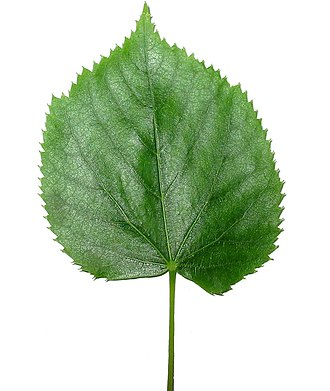
#> input picture Modulel_AI_24_25/Modulel_AI_24_25-main/Tim_hieu_Hu_moment_feature/Hu_moment_la_cay/raw/la.jpg, 330 x 391 px; its folder holds only this picture in this run
$ python RBG-2-Binary.py
#> lines starting #> are read from the running program, lines starting #| are printed output that depends on the picture; after the words box and inside, x2 and y2 are one past the last pixel; in counts of white or black regions, pixels touching at a corner belong together
'''
bit 0 chỉ màu đen và bit 1 chỉ màu trắng
0 chỉ màu đen, và 255 chỉ màu trắng, và 127 chỉ màu xám
'''

import os
from PIL import Image

def process_images(input_folder, output_folder, threshold=225):
#> called with input_folder = 'raw', output_folder = 'Pic_binary', threshold = 246
    files = os.listdir(input_folder)

    image_files = [f for f in files if f.lower()]

    for image_file in image_files:
        # Đường dẫn đầy đủ của file ảnh đầu vào
        input_path = os.path.join(input_folder, image_file)

        with Image.open(input_path) as img:
            # Chuyển sang ảnh xám
#> img is the input picture: PIL image 330x391 RGB; mean R, G, B 194, 210.8, 186.5
            gray_img = img.convert('L')
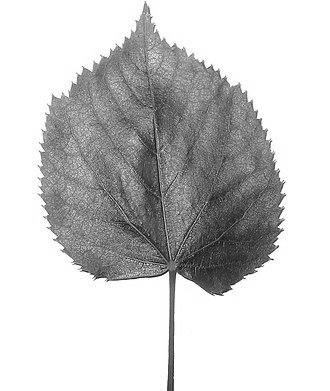
#> gray_img: PIL image 330x391 L; min 10, max 255, mean 203

            # Tạo ảnh nhị phân (trắng trên đen)
            binary_img = gray_img.point(lambda x: 255 if x < threshold else 0, 'L')
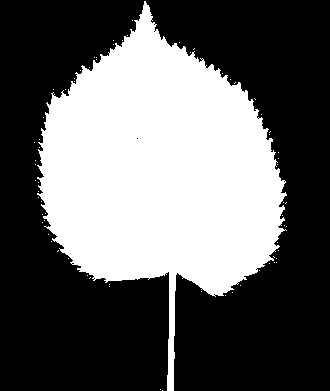
#> binary_img: PIL image 330x391 L; 38.2% white; 70 white regions (69 under 20 px), largest, box (x1, y1, x2, y2) and area: (37, 1, 287, 391) 49247

            # Tạo tên file đầu ra cho ảnh xám
            gray_filename = f"gray_{image_file}"
            gray_path = os.path.join(output_folder, gray_filename)
            gray_img.save(gray_path)

            # Tạo tên file đầu ra cho ảnh nhị phân
            binary_filename = f"binary_{image_file}"
            binary_path = os.path.join(output_folder, binary_filename)
            binary_img.save(binary_path)
        print(f"Đã xử lý: {image_file}")

input_folder = "raw"
output_folder = "Pic_binary"
process_images(input_folder, output_folder, threshold=246)
